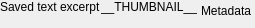
<?xml version="1.0" encoding="UTF-8"?>
<ui version="4.0">
 <class>panel_canvas_tooltip</class>
 <widget class="QWidget" name="panel_canvas_tooltip"><property name="surfaceRole" stdset="0"><string>panel</string></property>
  <property name="geometry">
   <rect>
    <x>0</x>
    <y>0</y>
    <width>173</width>
    <height>28</height>
   </rect>
  </property>
  <property name="sizePolicy">
   <sizepolicy hsizetype="Preferred" vsizetype="Preferred">
    <horstretch>0</horstretch>
    <verstretch>0</verstretch>
   </sizepolicy>
  </property>
  <property name="minimumSize">
   <size>
    <width>0</width>
    <height>0</height>
   </size>
  </property>
  <property name="maximumSize">
   <size>
    <width>16777215</width>
    <height>16777215</height>
   </size>
  </property>
  <property name="windowTitle">
   <string>Form</string>
  </property>
  <layout class="QHBoxLayout" name="layout_horizontal_layout">
   <property name="spacing">
    <number>0</number>
   </property>
   <property name="leftMargin">
    <number>0</number>
   </property>
   <property name="topMargin">
    <number>0</number>
   </property>
   <property name="rightMargin">
    <number>0</number>
   </property>
   <property name="bottomMargin">
    <number>0</number>
   </property>
   <item alignment="Qt::AlignmentFlag::AlignLeft|Qt::AlignmentFlag::AlignTop">
    <widget class="QLabel" name="label_tooltip_excerpt">
     <property name="text"><string>Saved text excerpt</string></property>
     <property name="textFormat"><enum>Qt::TextFormat::PlainText</enum></property>
     <property name="alignment"><set>Qt::AlignmentFlag::AlignLeading|Qt::AlignmentFlag::AlignTop</set></property>
     <property name="margin"><number>8</number></property>
     <property name="wordWrap"><bool>false</bool></property>
     <property name="textInteractionFlags"><set>Qt::TextInteractionFlag::NoTextInteraction</set></property>
    </widget>
   </item>
   <item alignment="Qt::AlignmentFlag::AlignLeft|Qt::AlignmentFlag::AlignTop">
    <widget class="QLabel" name="label_tooltip_thumbnail">
     <property name="sizePolicy">
      <sizepolicy hsizetype="Fixed" vsizetype="Fixed">
       <horstretch>0</horstretch>
       <verstretch>0</verstretch>
      </sizepolicy>
     </property>
     <property name="text">
      <string>__THUMBNAIL__</string>
     </property>
    </widget>
   </item>
   <item alignment="Qt::AlignmentFlag::AlignLeft|Qt::AlignmentFlag::AlignTop">
    <widget class="QWidget" name="panel_tooltip_identifier" native="true"><property name="surfaceRole" stdset="0"><string>panel</string></property>
     <property name="sizePolicy">
      <sizepolicy hsizetype="Preferred" vsizetype="Fixed">
       <horstretch>0</horstretch>
       <verstretch>0</verstretch>
      </sizepolicy>
     </property>
     <layout class="QVBoxLayout" name="layout_vertical_layout_2">
      <property name="spacing">
       <number>0</number>
      </property>
      <property name="leftMargin">
       <number>4</number>
      </property>
      <property name="topMargin">
       <number>4</number>
      </property>
      <property name="rightMargin">
       <number>4</number>
      </property>
      <property name="bottomMargin">
       <number>4</number>
      </property>
      <item>
       <widget class="QLabel" name="label_tooltip_identifier">
        <property name="sizePolicy">
         <sizepolicy hsizetype="Preferred" vsizetype="Fixed">
          <horstretch>0</horstretch>
          <verstretch>0</verstretch>
         </sizepolicy>
        </property>
        <property name="text">
         <string>Metadata</string>
        </property>
        <property name="scaledContents">
         <bool>false</bool>
        </property>
        <property name="alignment">
         <set>Qt::AlignmentFlag::AlignLeading|Qt::AlignmentFlag::AlignLeft|Qt::AlignmentFlag::AlignTop</set>
        </property>
        <property name="wordWrap">
         <bool>true</bool>
        </property>
       </widget>
      </item>
     </layout>
    </widget>
   </item>
  </layout>
 </widget>
 <resources/>
 <connections/>
</ui>
